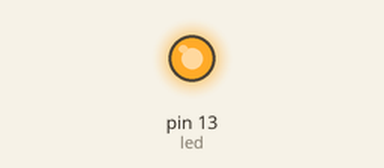
Simulated run of this sketch. Board: Arduino Uno, built with avr-gcc and run on an emulated ATmega328P. On the bench: output pins drawn as LEDs (lit = HIGH).

Above: at 0.17 s.
At 6.4 s:
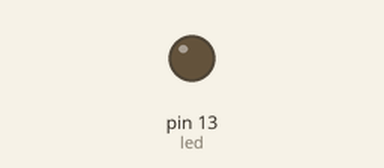
Timing chart, 0 to 11.7 s (numbered marks = the images above):
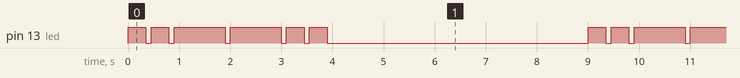

The sketch:

for_loop.ino
```cpp
int led=13;
void setup() {
  // put your setup code here, to run once:
pinMode(led,OUTPUT);
}

void loop() {
  // put your main code here, to run repeatedly:
for(int x=1;x<3;x++) {
  digitalWrite(led,HIGH);
  delay(350);
  digitalWrite(led,LOW);
  delay(100);
}

for(int x=1;x<3;x++) {
  digitalWrite(led,HIGH);
  delay(1000);
  digitalWrite(led,LOW);
  delay(100);
}

for(int x=1;x<3;x++){
  digitalWrite(led,HIGH);
  delay(350);
  digitalWrite(led,LOW);
  delay(100);
}
delay(5000);
}
```

Measured:
- by itself, pin 13 (led): repeats every 9.0 s: LOW 0.10 s, HIGH 0.35 s, 2 × (LOW 0.10 s, HIGH 1.0 s), 2 × (LOW 0.10 s, HIGH 0.35 s), LOW 5.1 s, HIGH 0.35 s
- by itself, everything shown: repeats every 9.0 s, in 12 steps
